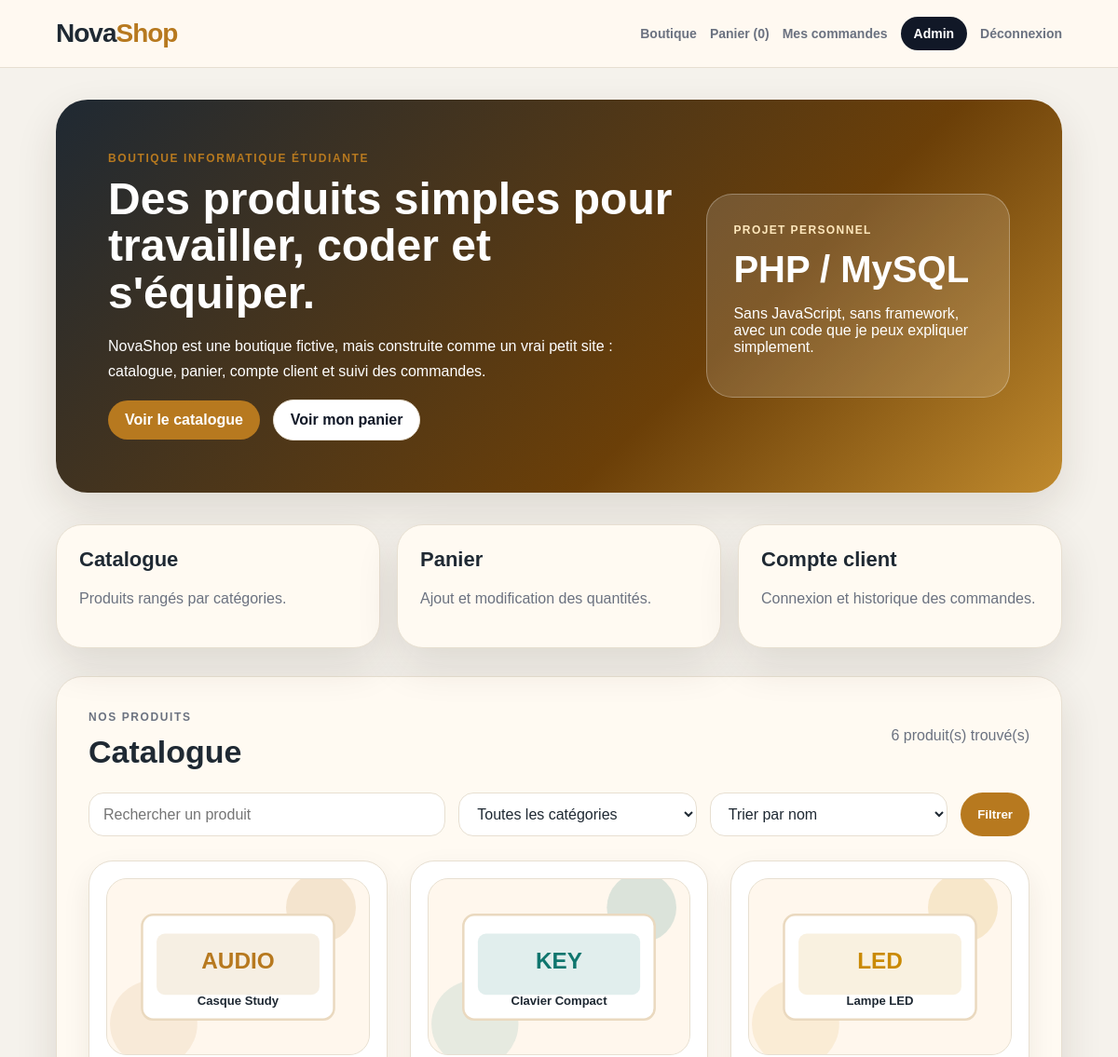
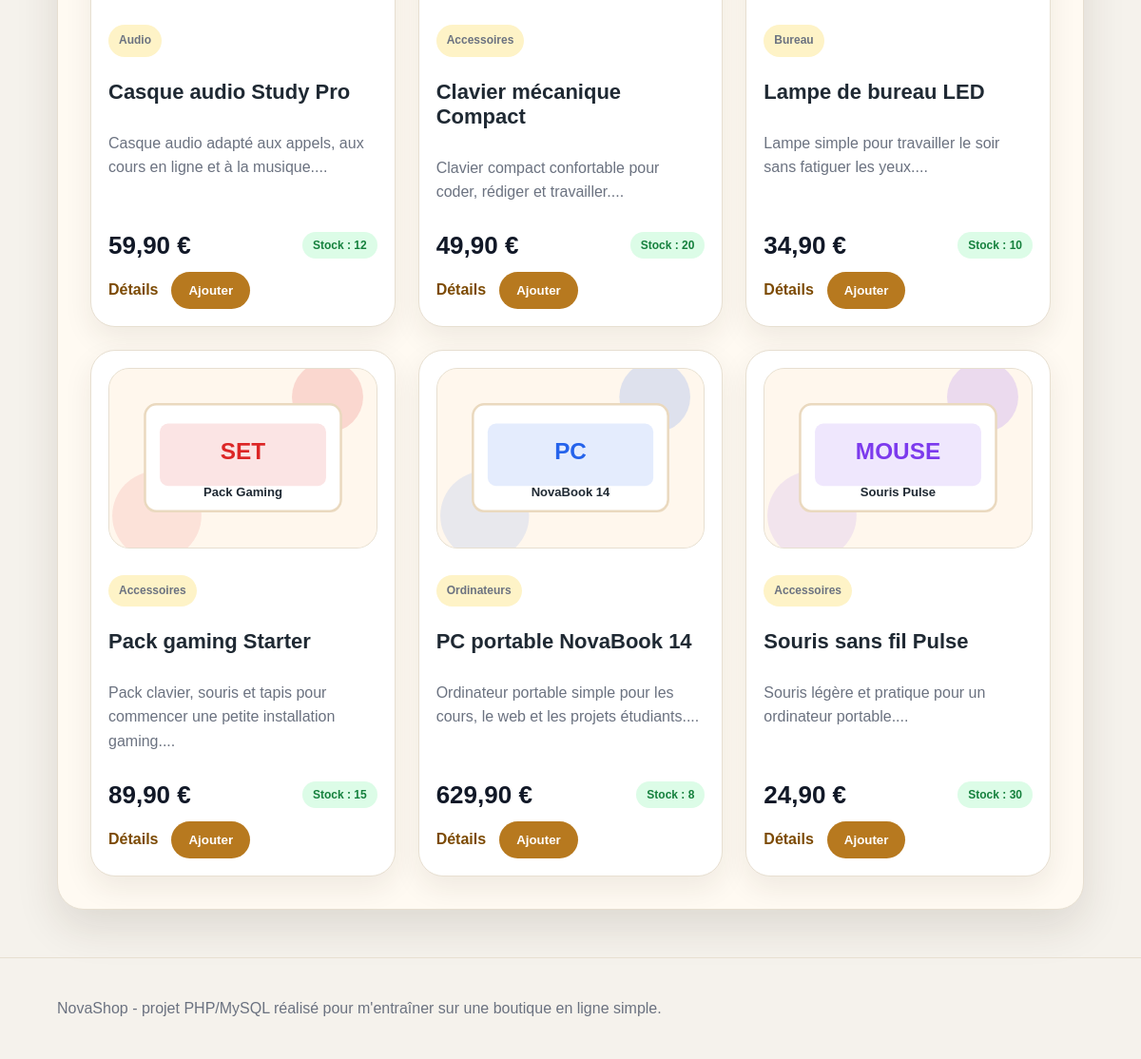
The app's page /index.php (signed in) with its own data (2 pictures, top to bottom).
### tables this page shows
CREATE TABLE produit (
    id_produit INT AUTO_INCREMENT PRIMARY KEY,
    nom VARCHAR(150) NOT NULL,
    description TEXT,
    prix DECIMAL(10,2) NOT NULL,
    stock INT NOT NULL DEFAULT 0,
    image VARCHAR(255) DEFAULT 'images/produit-defaut.svg',
    id_categorie INT,
    actif TINYINT(1) DEFAULT 1,
    FOREIGN KEY (id_categorie) REFERENCES categorie(id_categorie)
);

CREATE TABLE categorie (
    id_categorie INT AUTO_INCREMENT PRIMARY KEY,
    nom VARCHAR(100) NOT NULL
);

### connexion.php (called while the page is built, shortened)
<?php
function proteger($texte) {
    return htmlspecialchars($texte, ENT_QUOTES, 'UTF-8');
}
function afficher_prix($montant) {
    return number_format($montant, 2, ',', ' ') . ' €';
}
?>

### index.php (the view, shortened to what this page needs)
<?php
require_once 'connexion.php';
$recherche = isset($_GET['recherche']) ? trim($_GET['recherche']) : '';
$tri = isset($_GET['tri']) ? $_GET['tri'] : 'nom';
$sql = "SELECT produit.*, categorie.nom AS nom_categorie
        FROM produit
        LEFT JOIN categorie ON produit.id_categorie = categorie.id_categorie
        WHERE produit.actif = 1";
$params = array();
if ($tri == 'prix_croissant') {
    $sql = $sql . " ORDER BY produit.prix ASC";
} elseif ($tri == 'prix_decroissant') {
    $sql = $sql . " ORDER BY produit.prix DESC";
} else {
    $sql = $sql . " ORDER BY produit.nom ASC";
}
$requete = $pdo->prepare($sql);
$requete->execute($params);
$produits = $requete->fetchAll(PDO::FETCH_ASSOC);
require_once 'header.php';
?>
<section class="bandeau-accueil">
    <div>
        <p class="petit-titre">Boutique informatique étudiante</p>
        <h1>Des produits simples pour travailler, coder et s'équiper.</h1>
        <p class="texte-bandeau">NovaShop est une boutique fictive, mais construite comme un vrai petit site : catalogue, panier, compte client et suivi des commandes.</p>
        <div class="actions-bandeau">
            <a class="bouton" href="#catalogue">Voir le catalogue</a>
            <a class="bouton-secondaire" href="panier.php">Voir mon panier</a>
        </div>
    </div>
    <div class="carte-bandeau">
        <span>Projet personnel</span>
        <strong>PHP / MySQL</strong>
        <p>Sans JavaScript, sans framework, avec un code que je peux expliquer simplement.</p>
    </div>
</section>
<section class="zone-infos">
    <div class="info-boutique">
        <strong>Catalogue</strong>
        <p>Produits rangés par catégories.</p>
    </div>
    <div class="info-boutique">
        <strong>Panier</strong>
        <p>Ajout et modification des quantités.</p>
    </div>
    <div class="info-boutique">
        <strong>Compte client</strong>
        <p>Connexion et historique des commandes.</p>
    </div>
</section>
<section class="bloc" id="catalogue">
    <div class="ligne-titre">
        <div>
            <p class="petit-titre">Nos produits</p>
            <h2>Catalogue</h2>
        </div>
        <p><?php echo count($produits); ?> produit(s) trouvé(s)</p>
    </div>
    <form method="get" class="formulaire-filtres">
        <input type="text" name="recherche" placeholder="Rechercher un produit" value="<?php echo proteger($recherche); ?>">
        <select name="categorie">
            <option value="0">Toutes les catégories</option>
        </select>
        <select name="tri">
            <option value="nom" <?php if ($tri == 'nom') echo 'selected'; ?>>Trier par nom</option>
        </select>
        <button type="submit">Filtrer</button>
    </form>
    <?php if (empty($produits)) { ?>
        <div class="message-simple">Aucun produit ne correspond à votre recherche.</div>
    <?php } else { ?>
        <div class="grille-produits">
            <?php foreach ($produits as $produit) { ?>
                <article class="carte-produit">
                    <a href="produit.php?id=<?php echo $produit['id_produit']; ?>">
                        <img src="<?php echo proteger($produit['image']); ?>" alt="<?php echo proteger($produit['nom']); ?>">
                    </a>
                    <p class="etiquette-categorie"><?php echo proteger($produit['nom_categorie']); ?></p>
                    <h3><?php echo proteger($produit['nom']); ?></h3>
                    <p class="description-produit"><?php echo proteger(substr($produit['description'], 0, 95)); ?>...</p>
                    <div class="prix-stock">
                        <strong><?php echo afficher_prix($produit['prix']); ?></strong>
                        <?php if ($produit['stock'] > 0) { ?>
                            <span class="stock-ok">Stock : <?php echo $produit['stock']; ?></span>
                        <?php } else { ?>
                            <span class="stock-vide">Rupture</span>
                        <?php } ?>
                    </div>
                    <div class="actions-produit">
                        <a class="lien-detail" href="produit.php?id=<?php echo $produit['id_produit']; ?>">Détails</a>
                        <form method="post" action="panier.php">
                            <button type="submit" <?php if ($produit['stock'] <= 0) echo 'disabled'; ?>>Ajouter</button>
                        </form>
                    </div>
                </article>
            <?php } ?>
        </div>
    <?php } ?>
</section>
<?php require_once 'footer.php'; ?>

### style.css (style rules this page uses)
:root { --fond: #f5f2ec; --fond-clair: #fffaf2; --texte: #1f2933; --texte-doux: #6b7280; --blanc: #ffffff; --noir: #111827; --accent: #b7791f; --accent-fonce: #7c4a03; --vert: #15803d; --rouge: #b91c1c; --bordure: #e7dfd1; --ombre: 0 18px 45px rgba(50, 37, 20, 0.12); }
* { box-sizing: border-box; }
body { margin: 0; font-family: Arial, Helvetica, sans-serif; color: var(--texte); background: var(--fond); }
a { color: inherit; }
.bandeau-accueil { margin: 34px 0; border-radius: 34px; padding: 56px; box-shadow: var(--ombre); background: linear-gradient(135deg, #1f2933, #6b3f08 65%, #c08a2d); color: var(--blanc); display: grid; grid-template-columns: 1.5fr 0.8fr; gap: 32px; align-items: center; }
.bandeau-accueil h1 { font-size: 48px; line-height: 1.05; margin: 12px 0 18px; max-width: 760px; }
.texte-bandeau { line-height: 1.7; max-width: 680px; }
.petit-titre { text-transform: uppercase; font-size: 12px; letter-spacing: 1.6px; font-weight: 900; color: var(--accent); margin: 0 0 8px; }
.carte-bandeau { background: rgba(255, 255, 255, 0.14); border: 1px solid rgba(255, 255, 255, 0.28); border-radius: 28px; padding: 28px; }
.carte-bandeau span { color: #ffe8bd; text-transform: uppercase; font-size: 12px; letter-spacing: 1.4px; font-weight: 900; }
.carte-bandeau strong { display: block; font-size: 40px; margin: 12px 0; }
.actions-bandeau, .actions-produit, .bloc-total { display: flex; gap: 14px; align-items: center; flex-wrap: wrap; }
.bouton, .bouton-secondaire, button { border: none; text-decoration: none; padding: 12px 18px; border-radius: 999px; font-weight: 800; cursor: pointer; display: inline-block; }
.bouton, button { background: var(--accent); color: var(--blanc); }
.bouton-secondaire { background: var(--blanc); color: var(--noir); border: 1px solid var(--bordure); }
.zone-infos { display: grid; grid-template-columns: repeat(3, 1fr); gap: 18px; margin: 28px 0; }
.info-boutique, .bloc, .bloc-formulaire, .panier-vide { background: var(--fond-clair); border: 1px solid var(--bordure); border-radius: 28px; box-shadow: var(--ombre); }
.info-boutique { padding: 24px; }
.info-boutique strong { display: block; font-size: 22px; margin-bottom: 8px; }
.info-boutique p, .description-produit, .message-simple, .bloc p { color: var(--texte-doux); line-height: 1.6; }
.bloc { padding: 34px; margin: 30px 0; }
.ligne-titre { display: flex; justify-content: space-between; align-items: flex-start; gap: 20px; margin-bottom: 24px; }
.ligne-titre h1, .ligne-titre h2 { margin: 0; font-size: 34px; }
.formulaire-filtres, .formulaire-simple { display: grid; gap: 14px; }
.formulaire-filtres { grid-template-columns: 1.5fr 1fr 1fr auto; margin-bottom: 26px; }
input, select, textarea { width: 100%; border: 1px solid var(--bordure); background: var(--blanc); padding: 13px 15px; border-radius: 16px; font: inherit; color: var(--texte); }
.grille-produits { display: grid; grid-template-columns: repeat(3, 1fr); gap: 24px; }
.carte-produit { background: var(--blanc); border: 1px solid var(--bordure); border-radius: 26px; padding: 18px; box-shadow: 0 12px 30px rgba(50, 37, 20, 0.08); display: flex; flex-direction: column; gap: 12px; }
.carte-produit img, .image-fiche img { width: 100%; background: #f9f0df; border-radius: 22px; border: 1px solid var(--bordure); }
.carte-produit img { height: 190px; object-fit: cover; }
.carte-produit h3 { margin: 0; font-size: 22px; }
.etiquette-categorie, .stock-ok, .stock-vide, .badge-statut { display: inline-block; padding: 7px 11px; border-radius: 999px; font-size: 12px; font-weight: 800; width: fit-content; }
.etiquette-categorie { background: #fef3c7; color: #92400e; }
.stock-ok, .badge-statut { background: #dcfce7; color: var(--vert); }
.prix-stock { display: flex; justify-content: space-between; align-items: center; gap: 12px; margin-top: auto; }
.prix-stock strong, .gros-prix { font-size: 26px; font-weight: 900; color: var(--noir); }
.lien-detail, .lien-retour { color: var(--accent-fonce); font-weight: 900; text-decoration: none; }

### records on screen
produit: image (picture), id_categorie.nom "Audio", nom "Casque audio Study Pro", description "Casque audio adapté aux appels, aux cours en ligne et à la musique.", prix "59,90 €", stock "12"
produit: image (picture), id_categorie.nom "Accessoires", nom "Clavier mécanique Compact", description "Clavier compact confortable pour coder, rédiger et travailler.", prix "49,90 €", stock "20"
produit: image (picture), id_categorie.nom "Bureau", nom "Lampe de bureau LED", description "Lampe simple pour travailler le soir sans fatiguer les yeux.", prix "34,90 €", stock "10"
produit: image (picture), id_categorie.nom "Accessoires", nom "Pack gaming Starter", description "Pack clavier, souris et tapis pour commencer une petite installation gaming.", prix "89,90 €", stock "15"
produit: image (picture), id_categorie.nom "Ordinateurs", nom "PC portable NovaBook 14", description "Ordinateur portable simple pour les cours, le web et les projets étudiants.", prix "629,90 €", stock "8"
produit: image (picture), id_categorie.nom "Accessoires", nom "Souris sans fil Pulse", description "Souris légère et pratique pour un ordinateur portable.", prix "24,90 €", stock "30"

### other values on screen
nombre_articles_panier() "0"
count($produits) "6"
